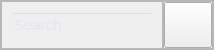
           <widget class="QFrame" name="frame_8">
            <property name="minimumSize">
             <size>
              <width>0</width>
              <height>50</height>
             </size>
            </property>
            <property name="maximumSize">
             <size>
              <width>16777215</width>
              <height>50</height>
             </size>
            </property>
            <property name="styleSheet">
             <string notr="true">#frame_8 {
	border-top: 1px solid #4A486D;
	border-bottom: 1px solid #4A486D;
}</string>
            </property>
            <property name="frameShape">
             <enum>QFrame::StyledPanel</enum>
            </property>
            <property name="frameShadow">
             <enum>QFrame::Raised</enum>
            </property>
            <layout class="QGridLayout" name="gridLayout_15">
             <property name="leftMargin">
              <number>0</number>
             </property>
             <property name="topMargin">
              <number>0</number>
             </property>
             <property name="rightMargin">
              <number>0</number>
             </property>
             <property name="bottomMargin">
              <number>0</number>
             </property>
             <property name="spacing">
              <number>0</number>
             </property>
             <item row="0" column="0">
              <widget class="QFrame" name="frame_11">
               <property name="styleSheet">
                <string notr="true">QLineEdit {
	background: none;
}</string>
               </property>
               <property name="frameShape">
                <enum>QFrame::StyledPanel</enum>
               </property>
               <property name="frameShadow">
                <enum>QFrame::Raised</enum>
               </property>
               <layout class="QGridLayout" name="gridLayout_18">
                <item row="0" column="0">
                 <widget class="QLineEdit" name="searchText">
                  <property name="font">
                   <font>
                    <family>Microsoft YaHei UI</family>
                    <pointsize>11</pointsize>
                   </font>
                  </property>
                  <property name="styleSheet">
                   <string notr="true">#searchText {
	background: transparent;
	color: #D8D9FA;
}</string>
                  </property>
                  <property name="placeholderText">
                   <string>Search</string>
                  </property>
                 </widget>
                </item>
               </layout>
              </widget>
             </item>
             <item row="0" column="1">
              <widget class="QFrame" name="frame_12">
               <property name="minimumSize">
                <size>
                 <width>50</width>
                 <height>0</height>
                </size>
               </property>
               <property name="maximumSize">
                <size>
                 <width>50</width>
                 <height>16777215</height>
                </size>
               </property>
               <property name="styleSheet">
                <string notr="true"/>
               </property>
               <property name="frameShape">
                <enum>QFrame::StyledPanel</enum>
               </property>
               <property name="frameShadow">
                <enum>QFrame::Raised</enum>
               </property>
               <layout class="QGridLayout" name="gridLayout_16">
                <property name="leftMargin">
                 <number>0</number>
                </property>
                <property name="topMargin">
                 <number>0</number>
                </property>
                <property name="rightMargin">
                 <number>0</number>
                </property>
                <property name="bottomMargin">
                 <number>0</number>
                </property>
                <property name="spacing">
                 <number>0</number>
                </property>
                <item row="0" column="0">
                 <widget class="QPushButton" name="addBtn">
                  <property name="font">
                   <font>
                    <family>Microsoft YaHei UI</family>
                   </font>
                  </property>
                  <property name="cursor">
                   <cursorShape>PointingHandCursor</cursorShape>
                  </property>
                  <property name="styleSheet">
                   <string notr="true">#addBtn {
	padding: 20px;
}

#addBtn:hover {
	background-color: #363459;
}</string>
                  </property>
                  <property name="text">
                   <string/>
                  </property>
                  <property name="icon">
                   <iconset resource="images.qrc">
                    <normaloff>:/icons/icons/loupe.png</normaloff>:/icons/icons/loupe.png</iconset>
                  </property>
                 </widget>
                </item>
               </layout>
              </widget>
             </item>
            </layout>
           </widget>
